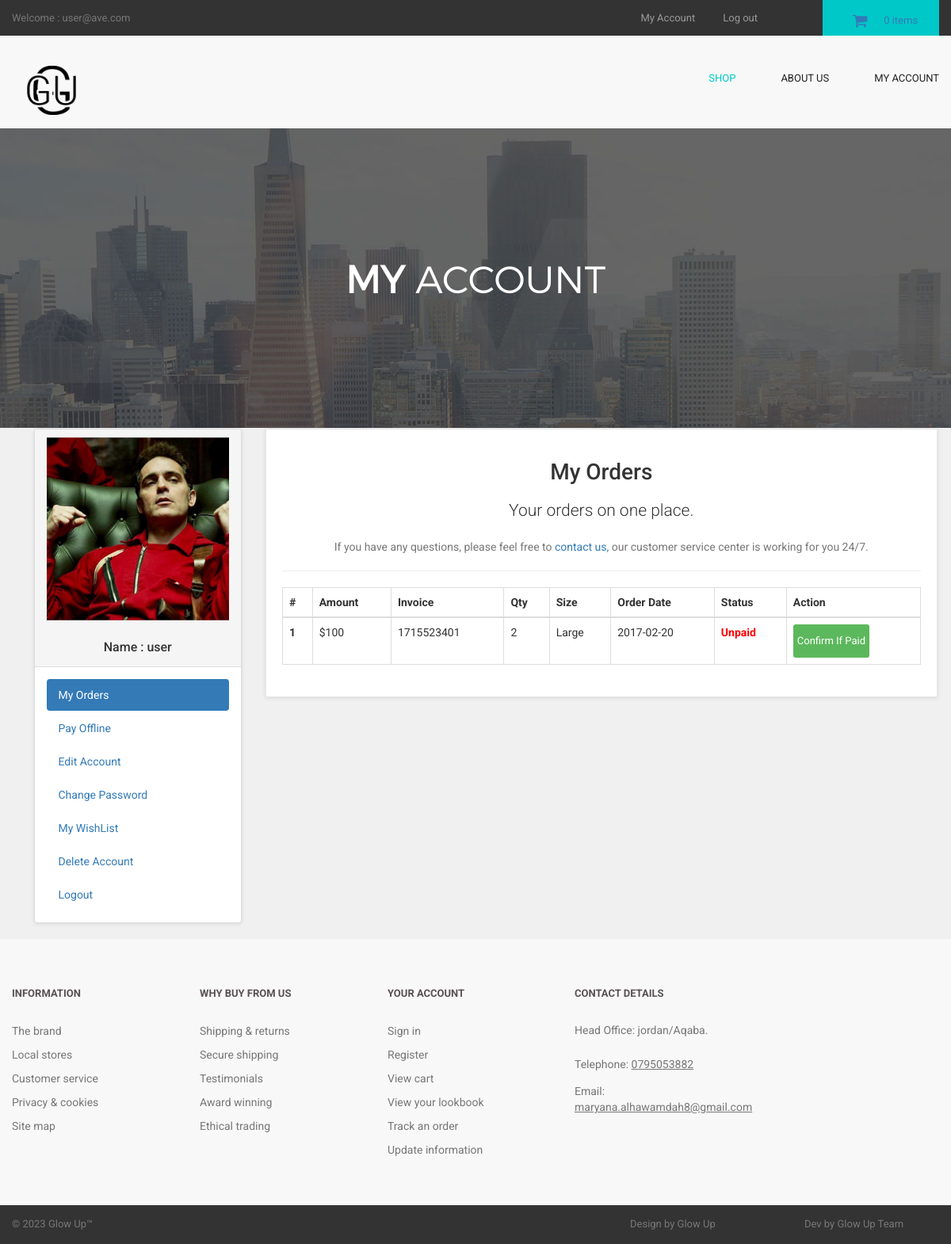
The page /customer/my_account.php?my_orders (signed in) on the database as committed earlier.
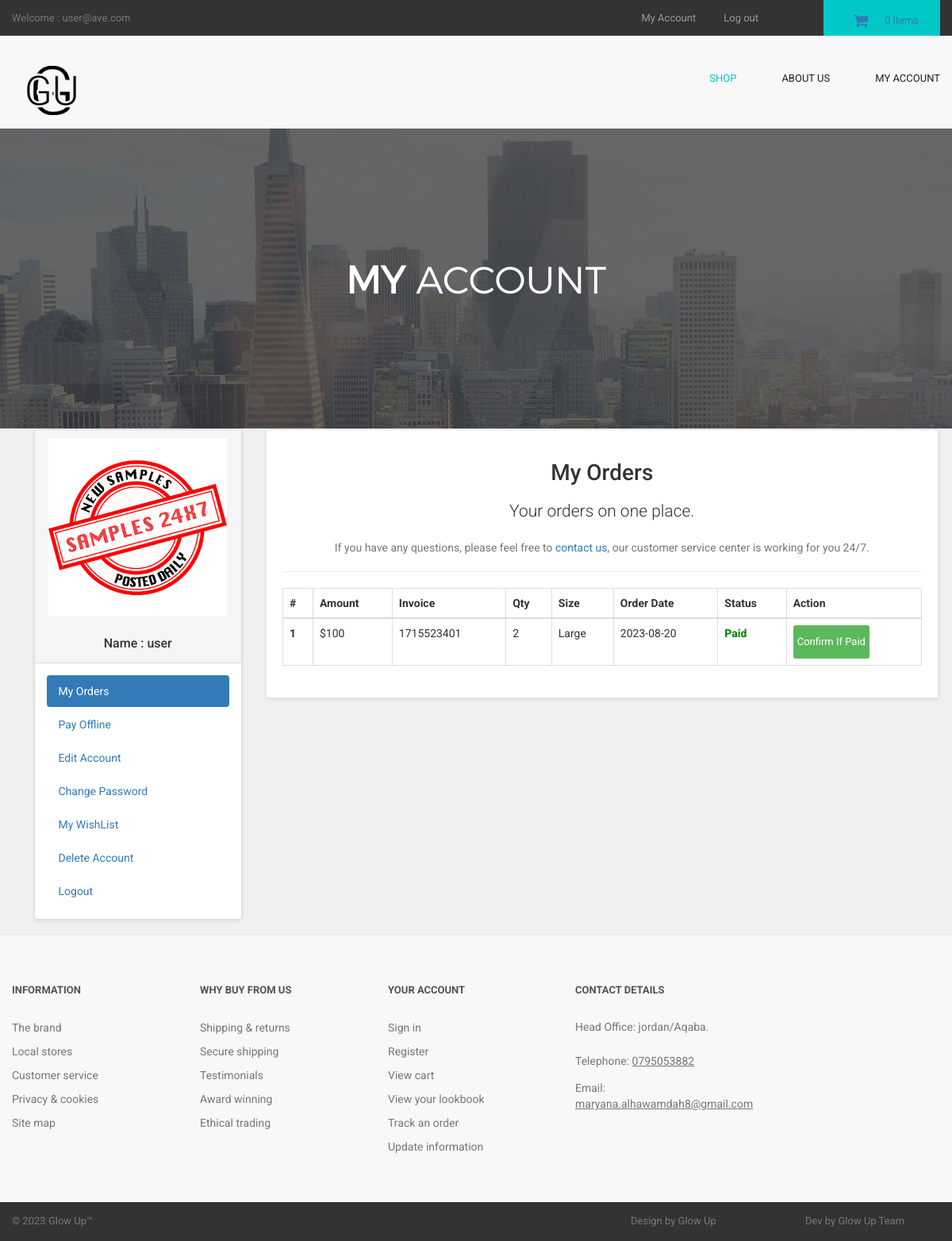
The same page on the database as committed later.
### tables this page shows
CREATE TABLE `customers` (
  `customer_id` int(10) NOT NULL,
  `customer_name` varchar(255) NOT NULL,
  `customer_email` varchar(255) NOT NULL,
  `customer_pass` varchar(255) NOT NULL,
  `customer_country` text NOT NULL,
  `customer_city` text NOT NULL,
  `customer_contact` varchar(255) NOT NULL,
  `customer_address` text NOT NULL,
  `customer_image` text NOT NULL,
  `customer_ip` varchar(255) NOT NULL,
  `customer_confirm_code` text NOT NULL
);

CREATE TABLE `customer_orders` (
  `order_id` int(10) NOT NULL,
  `customer_id` int(10) NOT NULL,
  `due_amount` int(100) NOT NULL,
  `invoice_no` int(100) NOT NULL,
  `qty` int(10) NOT NULL,
  `size` text NOT NULL,
  `order_date` timestamp NOT NULL DEFAULT CURRENT_TIMESTAMP ON UPDATE CURRENT_TIMESTAMP,
  `order_status` text NOT NULL
);

### customer/my_orders.php (the view)
<center>
<h1>My Orders</h1>
<p class="lead"> Your orders on one place.</p>
<p class="text-muted" >
If you have any questions, please feel free to <a href="../contact.php" > contact us,</a> our customer service center is working for you 24/7.
</p>
</center>
<hr>
<div class="table-responsive" >
<table class="table table-bordered table-hover" >
<thead>
<tr>
<th>#</th>
<th>Amount</th>
<th>Invoice</th>
<th>Qty</th>
<th>Size</th>
<th>Order Date</th>
<th>Status</th>
<th>Action</th>
</tr>
</thead>
<tbody>
<?php
$customer_session = $_SESSION['customer_email'];
$get_customer = "SELECT * FROM customers WHERE customer_email='$customer_session'";
$run_customer = mysqli_query($con,$get_customer);
$row_customer = mysqli_fetch_array($run_customer);
$customer_id = $row_customer['customer_id'];
$get_orders = "SELECT * FROM customer_orders WHERE customer_id='$customer_id'";
$run_orders = mysqli_query($con,$get_orders);
$i = 0;
while($row_orders = mysqli_fetch_array($run_orders)){
$order_id = $row_orders['order_id'];
$due_amount = $row_orders['due_amount'];
$invoice_no = $row_orders['invoice_no'];
$qty = $row_orders['qty'];
$size = $row_orders['size'];
$order_date = substr($row_orders['order_date'],0,11);
$order_status = $row_orders['order_status'];
$i++;
if($order_status=='pending'){
$order_status = "<b style='color:red;'>Unpaid</b>";
}
else{
$order_status = "<b style='color:green;'>Paid</b>";
}
?>
<tr>
<th><?php echo $i; ?></th>
<td>$<?php echo $due_amount; ?></td>
<td><?php echo $invoice_no; ?></td>
<td><?php echo $qty; ?></td>
<td><?php echo $size; ?></td>
<td><?php echo $order_date; ?></td>
<td><?php echo $order_status; ?></td>
<td>
<a href="confirm.php?order_id=<?php echo $order_id; ?>" target="blank" class="btn btn-success btn-xs" > Confirm If Paid </a>
</td>
</tr>
<?php } ?>
</tbody>
</table>
</div>

### customer/includes/sidebar.php
<div class="panel panel-default sidebar-menu">
<div class="panel-heading">
<?php
$customer_session = $_SESSION['customer_email'];
$get_customer = "select * from customers where customer_email='$customer_session'";
$run_customer = mysqli_query($con,$get_customer);
$row_customer = mysqli_fetch_array($run_customer);
$customer_image = $row_customer['customer_image'];
$customer_name = $row_customer['customer_name'];
if(!isset($_SESSION['customer_email'])){
}
else {
echo "
<center>
<img src='customer_images/$customer_image' class='img-responsive'>
</center>
<br>
<h3 align='center' class='panel-title'> Name : $customer_name </h3>
";
}
?>
</div>
<div class="panel-body">
<ul class="nav nav-pills nav-stacked">
<li class="<?php if(isset($_GET['my_orders'])){ echo "active"; } ?>">
<a href="my_account.php?my_orders"> <i class="fa fa-list"> </i> My Orders </a>
</li>
<li class="<?php if(isset($_GET['pay_offline'])){ echo "active"; } ?>">
<a href="my_account.php?pay_offline"> <i class="fa fa-bolt"></i> Pay Offline </a>
</li>
<li class="<?php if(isset($_GET['edit_account'])){ echo "active"; } ?>">
<a href="my_account.php?edit_account"> <i class="fa fa-pencil"></i> Edit Account </a>
</li>
<li class="<?php if(isset($_GET['change_pass'])){ echo "active"; } ?>">
<a href="my_account.php?change_pass"> <i class="fa fa-user"></i> Change Password </a>
</li>
<li class="<?php if(isset($_GET['my_wishlist'])){ echo "active"; } ?>">
<a href="my_account.php?my_wishlist"> <i class="fa fa-heart"></i> My WishList </a>
</li>
<li class="<?php if(isset($_GET['delete_account'])){ echo "active"; } ?>">
<a href="my_account.php?delete_account"> <i class="fa fa-trash-o"></i> Delete Account </a>
</li>
<li>
<a href="logout.php"> <i class="fa fa-sign-out"></i> Logout </a>
</li>
</ul>
</div>
</div>

Rows that differ between the two databases and show on the page:
changed customers "user": customer_image: picture added in place of a placeholder
changed customer_orders "Large": order_date "2017-02-20" → "2023-08-20"; order_status "Unpaid" → "Paid"
